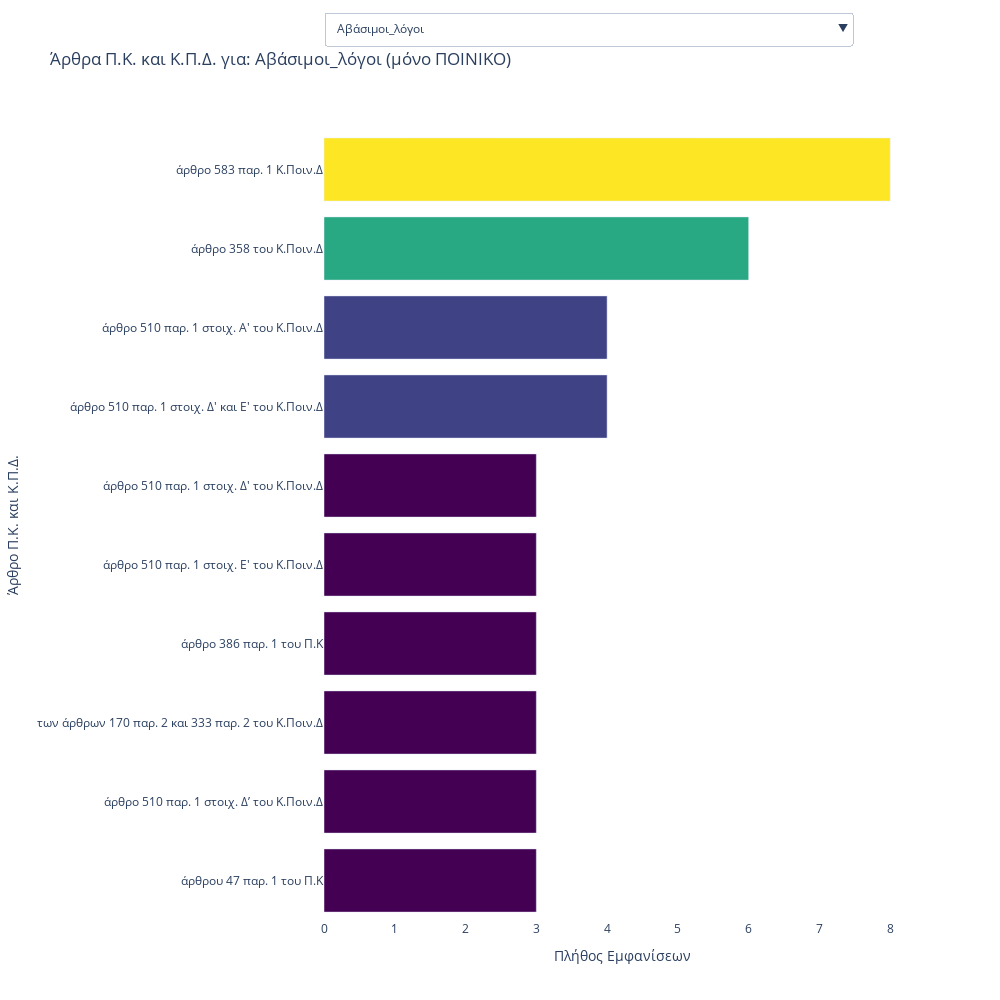
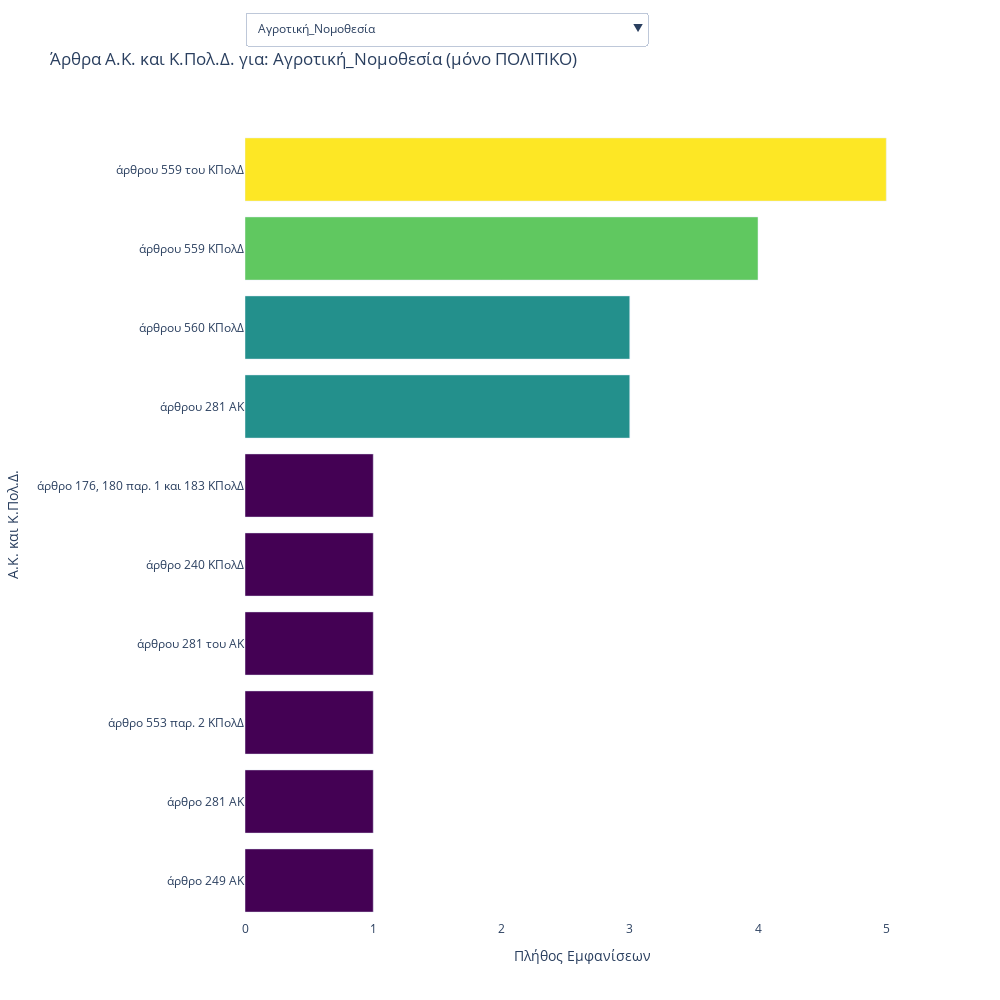

Notebook source saved alongside these figures, in order:
### Code cell
import pandas as pd
import matplotlib.pyplot as plt
import seaborn as sns
import numpy as np
import plotly.express as px
from collections import Counter
import re

# --- 1. Αριθμός αποφάσεων ανά έτος ---
plt.figure(figsize=(10, 5))
sns.countplot(data=df_final, x="etos", order=sorted(df_final["etos"].dropna().unique()))
plt.title("Αριθμός Αποφάσεων ανά Έτος")
plt.xlabel("Έτος")
plt.ylabel("Π πλήθος αποφάσεων")
plt.xticks(rotation=45)
plt.tight_layout()
plt.show()

# --- 2. Αποφάσεις ανά τμήμα ---
plt.figure(figsize=(10, 5))
sns.countplot(data=df_final, x="tmima", order=df_final["tmima"].value_counts().index)
plt.title("Κατανομή Αποφάσεων ανά Τμήμα")
plt.xlabel("Τμήμα")
plt.ylabel("Πλήθος")
plt.tight_layout()
plt.show()

# --- 3. TOP 10 Άρθρα Π.Κ. και Κ.Π.Δ. για καθε eidos οπου το tmima == ΠΟΙΝΙΚΟ ---
df_poiniko = df_final[df_final["tmima"] == "ΠΟΙΝΙΚΟ"].copy()

def get_top10_articles_by_eidos(selected_eidos):
    filtered_df = df_poiniko[df_poiniko["eidos"] == selected_eidos]
    articles_list = filtered_df["poiniko_arithmos"].dropna().astype(str).str.split(";")
    flat_articles = [item.strip() for sublist in articles_list for item in sublist if item.strip()]
    article_counts = Counter(flat_articles)
    top10 = article_counts.most_common(10)
    return pd.DataFrame(top10, columns=["Άρθρο", "Συχνότητα"]).sort_values("Συχνότητα")

unique_eidos = df_poiniko["eidos"].dropna().unique()
initial_eidos = unique_eidos[0]
top10_df = get_top10_articles_by_eidos(initial_eidos)

fig = px.bar(
    top10_df,
    x="Συχνότητα",
    y="Άρθρο",
    orientation="h",
    color="Συχνότητα",
    color_continuous_scale="Viridis",
    title=f" Άρθρα Π.Κ. και Κ.Π.Δ. για: {initial_eidos} (μόνο ΠΟΙΝΙΚΟ)",
    labels={"Συχνότητα": "Εμφανίσεις", "Άρθρο": "Άρθρο Π.Κ. και Κ.Π.Δ."}
)

dropdown_buttons = []
for eidos_val in unique_eidos:
    filtered_df = get_top10_articles_by_eidos(eidos_val)
    dropdown_buttons.append(dict(
        method="update",
        label=eidos_val,
        args=[
            {
                "x": [filtered_df["Συχνότητα"]],
                "y": [filtered_df["Άρθρο"]],
                "marker.color": [filtered_df["Συχνότητα"]],
            },
            {
                "title.text": f"Άρθρα Π.Κ. και Κ.Π.Δ. για: {eidos_val} (μόνο ΠΟΙΝΙΚΟ)"
            }
        ]
    ))

fig.update_layout(
    width=1000,
    height=1000,
    updatemenus=[
        dict(
            active=0,
            buttons=dropdown_buttons,
            direction="down",
            showactive=True,
            x=0.0,
            y=1.15,
            xanchor="left",
            yanchor="top"
        )
    ],
    yaxis=dict(tickfont=dict(size=12)),
    xaxis=dict(title="Πλήθος Εμφανίσεων"),
    plot_bgcolor="white",
    coloraxis_showscale=False
)

fig.show()

# --- 4. TOP 10 Άρθρα Α.Κ. και Κ.Πολ.Δ. για καθε eidos που το tmima == ΠΟΛΙΤΙΚΟ ---
df_politiko = df_final[df_final["tmima"] == "ΠΟΛΙΤΙΚΟ"].copy()

def get_top10_articles_by_eidos(selected_eidos):
    filtered_df = df_politiko[df_politiko["eidos"] == selected_eidos]
    articles_list = filtered_df["politiko_arithmos"].dropna().astype(str).str.split(";")
    flat_articles = [item.strip() for sublist in articles_list for item in sublist if item.strip()]
    article_counts = Counter(flat_articles)
    top10 = article_counts.most_common(10)
    return pd.DataFrame(top10, columns=["Άρθρο", "Συχνότητα"]).sort_values("Συχνότητα")

unique_eidos = df_politiko["eidos"].dropna().unique()
initial_eidos = unique_eidos[0]
top10_df = get_top10_articles_by_eidos(initial_eidos)

fig = px.bar(
    top10_df,
    x="Συχνότητα",
    y="Άρθρο",
    orientation="h",
    color="Συχνότητα",
    color_continuous_scale="Viridis",
    title=f" Άρθρα Α.Κ. και Κ.Πολ.Δ. για: {initial_eidos} (μόνο ΠΟΛΙΤΙΚΟ)",
    labels={"Συχνότητα": "Εμφανίσεις", "Άρθρο": "Α.Κ. και Κ.Πολ.Δ."}
)

dropdown_buttons = []
for eidos_val in unique_eidos:
    filtered_df = get_top10_articles_by_eidos(eidos_val)
    dropdown_buttons.append(dict(
        method="update",
        label=eidos_val,
        args=[
            {
                "x": [filtered_df["Συχνότητα"]],
                "y": [filtered_df["Άρθρο"]],
                "marker.color": [filtered_df["Συχνότητα"]],
            },
            {
                "title.text": f"Άρθρα Α.Κ. και Κ.Πολ.Δ. για: {eidos_val} (μόνο ΠΟΛΙΤΙΚΟ)"
            }
        ]
    ))

fig.update_layout(
    width=1000,
    height=1000,
    updatemenus=[
        dict(
            active=0,
            buttons=dropdown_buttons,
            direction="down",
            showactive=True,
            x=0.0,
            y=1.15,
            xanchor="left",
            yanchor="top"
        )
    ],
    yaxis=dict(tickfont=dict(size=12)),
    xaxis=dict(title="Πλήθος Εμφανίσεων"),
    plot_bgcolor="white",
    coloraxis_showscale=False
)

fig.show()

# --- 5. Top 10 Δικαστές που εμφανίζονται συχνότερα ---
excluded_terms = [
    "Αρεοπαγίτες",
    "Αντιπρόεδρο Αρείου Πάγου",
    "Αντιπρόεδρο του Αρείου Πάγου"
]

all_judges = df_final["dikastes"].dropna().astype(str).apply(lambda x: re.split(r",| και ", x))
flat_judges = [
    j.strip() for sublist in all_judges for j in sublist
    if all(term not in j for term in excluded_terms)
]

top_judges = Counter(flat_judges).most_common(10)
judges_df = pd.DataFrame(top_judges, columns=["Δικαστής", "Συχνότητα"])

plt.figure(figsize=(10, 5))
sns.barplot(data=judges_df, x="Συχνότητα", y="Δικαστής")
plt.title("Top 10 Δικαστές σε Πλήθος Αποφάσεων (χωρίς τίτλους)")
plt.xlabel("Αριθμός εμφανίσεων")
plt.ylabel("Δικαστής")
plt.tight_layout()
plt.show()
